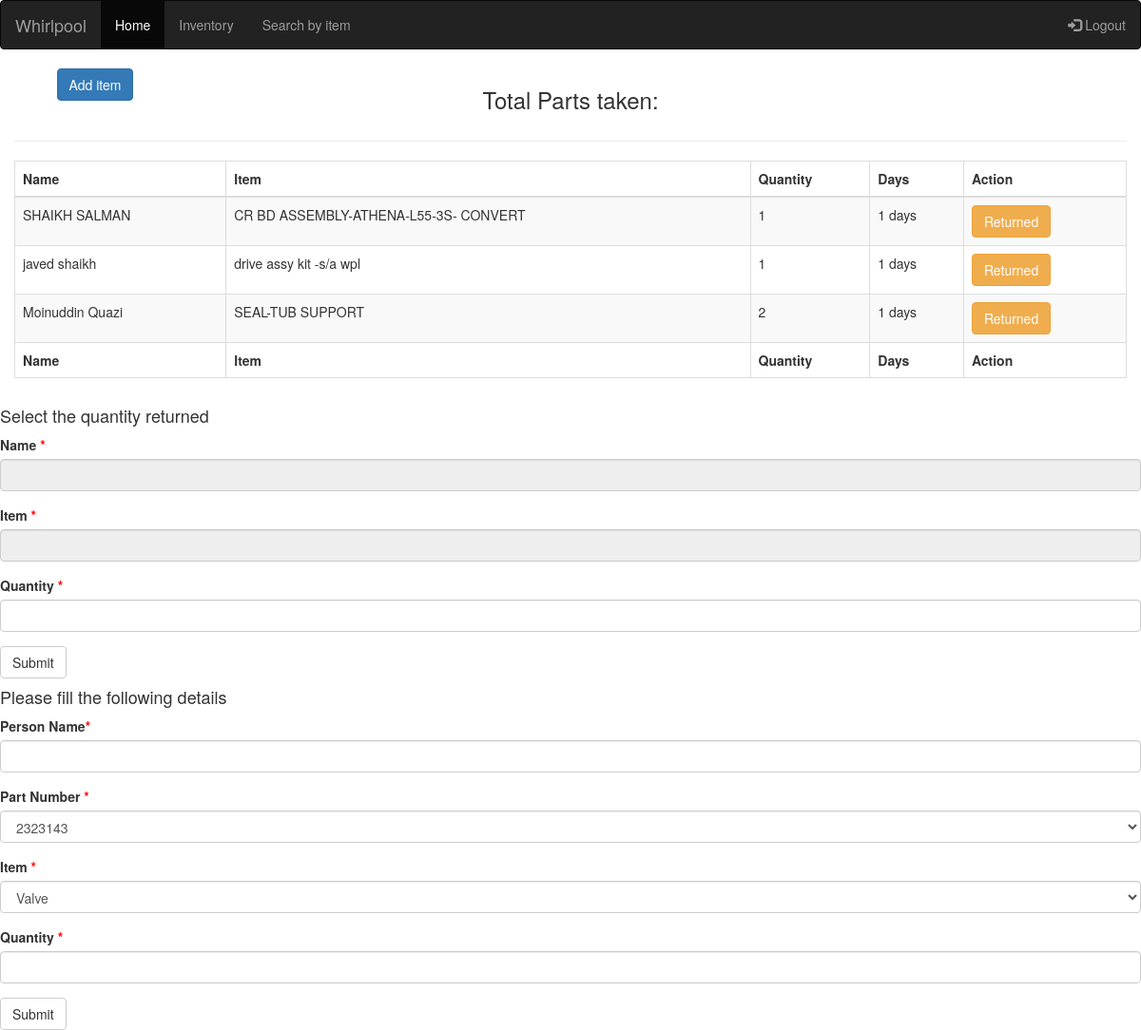
/dashboard/, run on the app's committed database.
### website/models.py (models this page shows)
class Transactions(models.Model):
    transaction_id = models.AutoField(primary_key=True)
    created_by = models.CharField(max_length=50)
    name = models.CharField(max_length=128)
    inventory = models.CharField(max_length=256)
    created_at = models.DateTimeField(auto_now=True)
    status = models.CharField(max_length=16)
    quantity = models.CharField(max_length=20)
    closed_at = models.DateTimeField(null=True)
    return_status = models.CharField(max_length=20, default='ok')
    part_number = models.CharField(max_length=512, default='')

### website/views.py (the view)
# urls.py: path('dashboard/', views.dashboard, name="dashboard"),
def dashboard(request):
    if request.method == 'GET':
        context = ut.get_dashboard_context()
        return render(request, 'dashboard.html', context)
    return JsonResponse(C.unsupported_request_type(request.method))

### website/utilities.py (called while the page is built)
def get_unique_inventory():
    data = Inventory.objects.values('name').distinct()
    return list(data)

def get_all_transactions():
    data = Transactions.objects.filter(status="open").values()
    return list(data)

def get_unique_inventory_based_on_part_number(part_number):
    data = Inventory.objects.filter(part_number__iexact=part_number).values('name').distinct()
    return list(data)

def get_unique_part_numbers():
    data = Inventory.objects.values('part_number').distinct()
    return list(data)

def get_part_numbers_wise_data():
    part_numbers = get_unique_part_numbers()
    data = {}
    for part_number in part_numbers:
        pn = part_number['part_number']
        data[pn] = get_unique_inventory_based_on_part_number(pn)
    return data

def get_dashboard_context():
    names = get_unique_inventory()
    unique_part_names = get_unique_part_numbers()
    groups = get_part_numbers_wise_data()
    default_part_number = unique_part_names[0]['part_number']
    default_options = groups[default_part_number]
    context = {"names": names, 'part_numbers': unique_part_names,
               'groups': groups, 'default_part_number': default_part_number
        , 'default_options': default_options}
    context['data'] = get_all_transactions()
    return context

### website/templates/dashboard.html (shortened to what this page needs)
<!DOCTYPE html>
<html lang="en">
<head>
      <link rel="stylesheet" href="https://maxcdn.bootstrapcdn.com/bootstrap/3.4.1/css/bootstrap.min.css">
      <link rel="stylesheet" href="https://cdnjs.cloudflare.com/ajax/libs/toastr.js/latest/toastr.min.css">
    <link rel="stylesheet" href="https://cdn.datatables.net/1.10.16/css/dataTables.bootstrap.min.css">
    <link href="https://cdnjs.cloudflare.com/ajax/libs/bootstrap-select/1.10.0/css/bootstrap-select.min.css" rel="stylesheet" />
      {% load static %}
      <link rel="stylesheet" href="{% static 'jquery-ui.min.css' %}">
      <link rel="stylesheet" href="{% static 'dashboard.css' %}">
</head>
<body>
    <nav class="navbar navbar-inverse">
        <div class="container-fluid">
          <div class="navbar-header">
            <a class="navbar-brand" href="#">Whirlpool</a>
          </div>
          <ul class="nav navbar-nav">
            <li class="active"><a href="#">Home</a></li>
            <li><a href="/inventory/">Inventory</a></li>
            <li><a href="#">Search by item</a></li>
          </ul>
          <ul class="nav navbar-nav navbar-right">
            <li><a href="#"><span class="glyphicon glyphicon-log-in"></span> Logout</a></li>
          </ul>
        </div>
      </nav>
    <div class="container-fluid">
        <div class="row header-row" >
            <div class="col-md-2">
                <button class="btn btn-primary" id="add_item">Add item</button>
            </div>
            <div class="col-md-8">
                <h3>Total Parts taken:</h3>
            </div>
            <div class="col-md-2">
            </div>
        </div>
        <hr>
        <div class="row">
            <div class="col-md-12">
                <table id="example" class="table table-striped table-bordered" cellspacing="0" width="100%">
                    <thead>
                      <tr>
                        <th>Name</th>
                        <th>Item</th>
                        <th>Quantity</th>
                        <th>Days</th>
                        <th>Action</th>
                      </tr>
                    </thead>
                    <tfoot>
                        <tr>
                            <th>Name</th>
                            <th>Item</th>
                            <th>Quantity</th>
                            <th>Days</th>
                            <th>Action</th>
                          </tr>
                    </tfoot>
                    <tbody>
                        {% for item in data %}
                      <tr>
                        <td>{{ item.name }}</td>
                        <td>{{item.inventory}}</td>
                        <td>{{ item.quantity }}</td>
                        <td>1 days</td>
                        <td><button class="btn btn-warning returned">Returned</button></td>
                      </tr>
                      {% endfor %}
                    </tbody>
                  </table>
            </div>
        </div>
    </div>
    <div id="dialog" title="Returned Item">
        <h4>Select the quantity returned</h4>
        <form method="POST" action="/return_inventory/">
            <div class="form-group">
                <label for="returned_name">Name <span class="color-red">*</span> </label>
                <input type="text" readonly name="name" required class="form-control" id="returned_name">
            </div>
            <div class="form-group">
                <label for="returned_item">Item <span class="color-red">*</span> </label>
                <input type="text" readonly name="item" required class="form-control" id="returned_item">
            </div>
            <div class="form-group">
                <label for="returned_input">Quantity <span class="color-red">*</span> </label>
                <input type="number" name="quantity" step="any" min="0" required class="form-control" id="returned_input">
            </div>
            <button type="submit" class="btn btn-default">Submit</button>
            </form>
    </div>
    <div id="add_item_div" title="Add Item">
        <h4>Please fill the following details</h4>
        <form method="POST" action="/add_transaction/">
            <div class="form-group">
                <label for="add_name">Person Name<span class="color-red">*</span> </label>
                <input type="text"  name="name" required class="form-control" id="add_name">
            </div>
            <div class="form-group">
                <label for="add_item_name">Part Number <span class="color-red">*</span> </label>
                <select class="form-control selectpicker" name="part_number" id="add_item_name" data-live-search="true">
                    {% for part_number in part_numbers %}
                        <option data-tokens="{{part_number.part_number}}">{{part_number.part_number}}</option>
                    {% endfor %}
                </select>
            </div>
            <div class="form-group">
                <label for="item_name_add">Item <span class="color-red">*</span> </label>
                <select class="form-control selectpicker" name="item" id="item_name_add" data-live-search="true">
                    {% for item_option in default_options %}
                        <option data-tokens="{{item_option.name}}">{{item_option.name}}</option>
                    {% endfor %}
                </select>
            </div>
            <div class="form-group">
                <label for="add_quantity">Quantity <span class="color-red">*</span> </label>
                <input type="number" name="quantity" step="any" min="0" required class="form-control" id="add_quantity">
            </div>
            <button type="submit" class="btn btn-default">Submit</button>
            </form>
    </div>
</body>
</html>

### website/static/dashboard.css (style rules this page uses)
.header-row { text-align: center; }
.color-red { color: red; }

### data on the page
Transactions: name "SHAIKH SALMAN", inventory "CR BD ASSEMBLY-ATHENA-L55-3S- CONVERT", quantity "1"
Transactions: name "javed shaikh", inventory "drive assy kit -s/a wpl", quantity "1"
Transactions: name "Moinuddin Quazi", inventory "SEAL-TUB SUPPORT", quantity "2"

### other printed values
form field part_number "2323143"
form field item "Valve"
